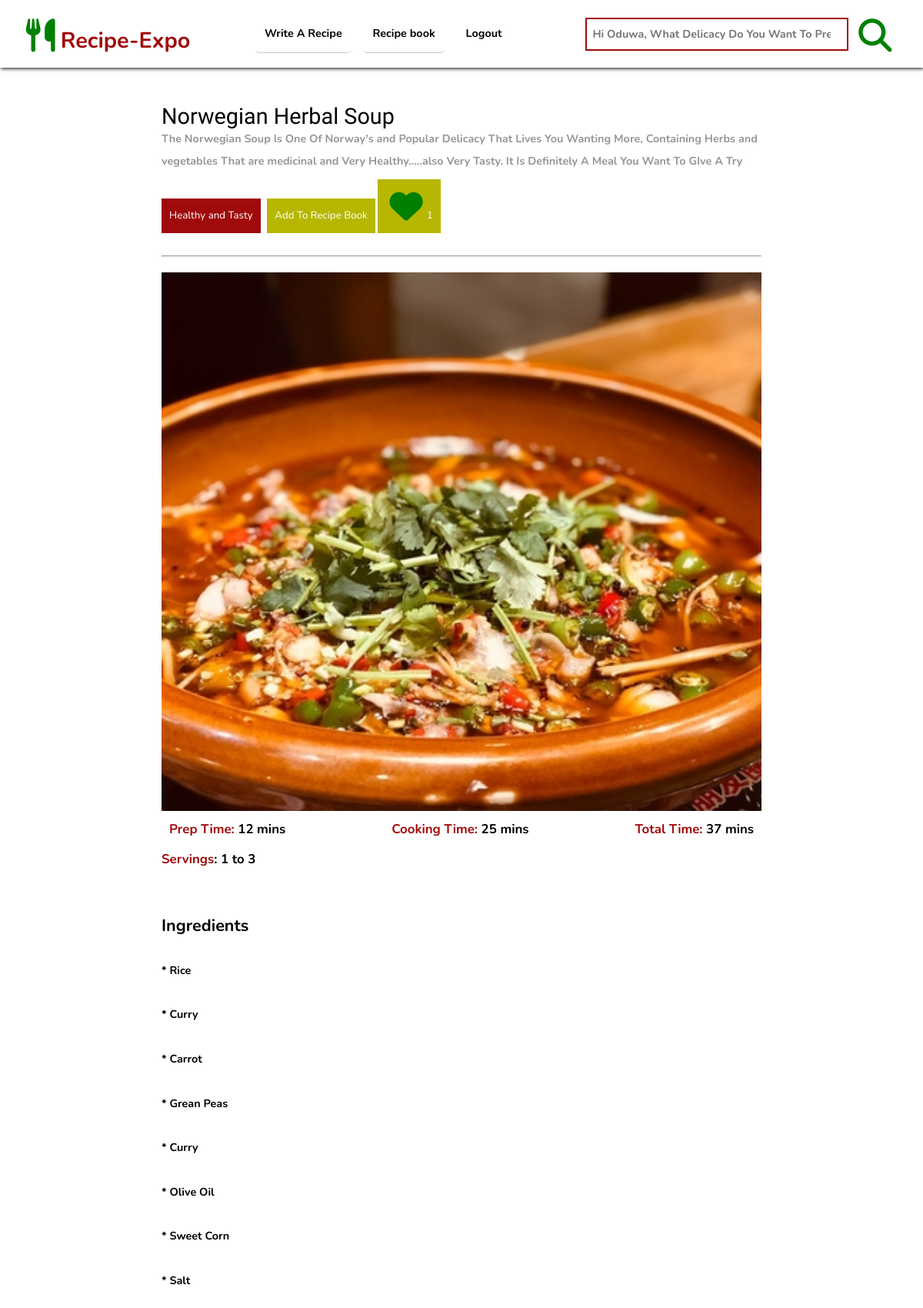
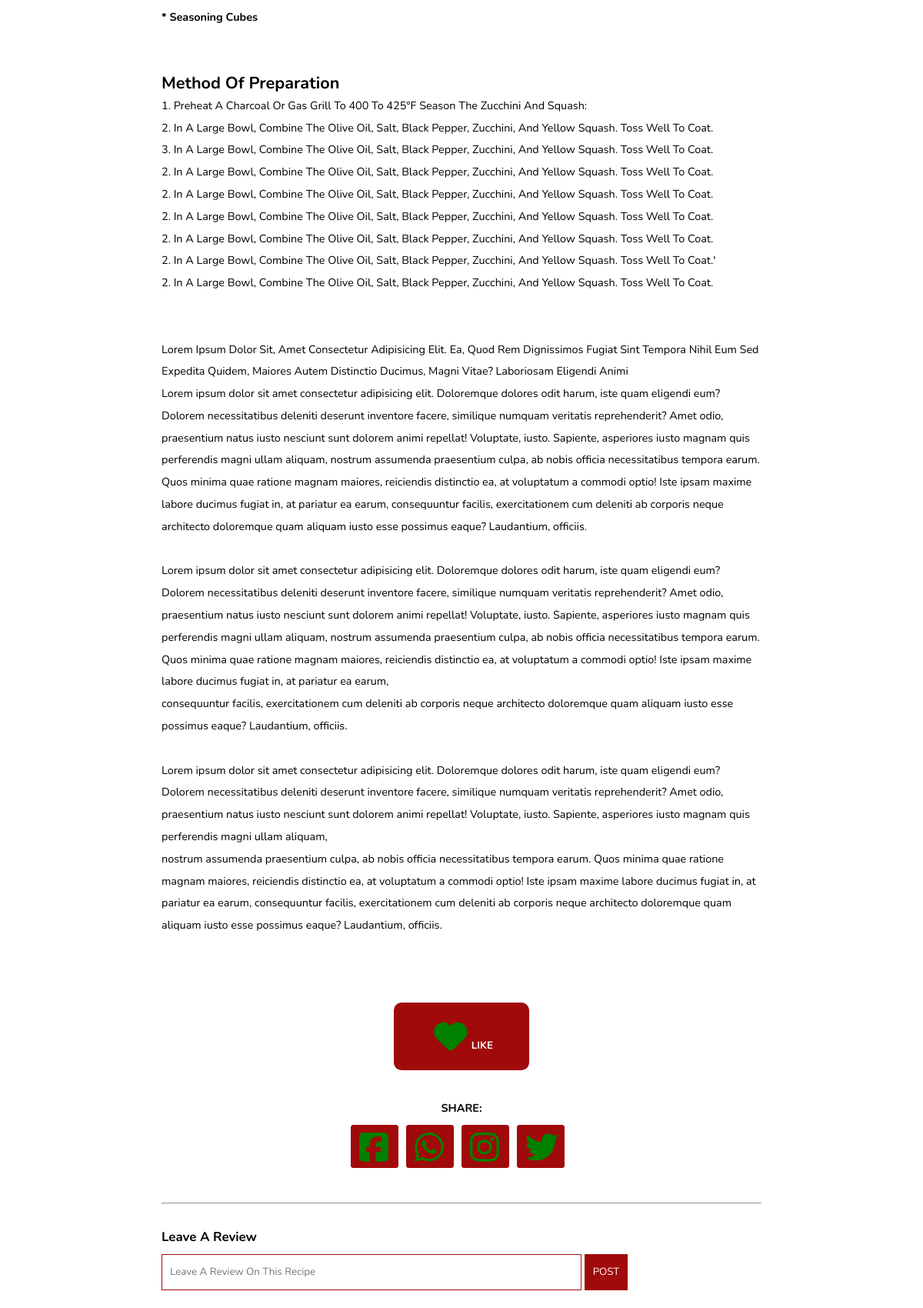
/recipes/norwegian-herbal-soup/b69b7f604b254b958455c6108569d13b/ (signed in, upper part), run on the app's committed database (2 pictures, top to bottom).
### recipes/models.py (models this page shows, shortened)
class Recipe(models.Model):
    recipe_categories = (
        ('Dessert','Dessert'),
        ('Drinks','Drinks'),
        ('Healthy and Tasty', 'Healthy and Tasty'),
        ('Native', 'Native'),
        ('Pastries', 'Pastries'),
        ('Soup','Soup'),
        ('Veggies', 'Veggies'),
    )
    servings  = (
        ("1 to 3","1 to 3"),
        ("3 to 5","3 to 5"),
        ("5 to 7","5 to 7"),
        ("more Than 7", "more Than 7"),
    )
    user = models.ForeignKey(User,on_delete=models.SET_NULL, related_name = "my_recipes", null = True)
    recipe_name = models.CharField(max_length=200)
    recipe_info = models.TextField(max_length=1000, help_text="Give Some Information About This recipe", blank=True, null = True)
    recipe_image = ResizedImageField(size = [600,600],upload_to = "uploads/recipe_images", force_format = "jpeg", quality = 100)
    recipe_preparation = RichTextField()
    preparation_time = models.IntegerField(help_text="Time to prepare the ingredients, e.g 10 (for 10 minutes)")
    cooking_time = models.IntegerField(help_text="Time to cook the ingredients, e.g 10 (for 10 minutes)")
    category = models.CharField(choices=recipe_categories, max_length=20)
    serving = models.CharField(choices = servings, max_length=15)
    created = models.DateTimeField(auto_now_add=True, blank = True, null = True, editable=False)
    updated = models.DateTimeField(auto_now = True, blank = True, null = True, editable=False)
    youtube_video_url = EmbedVideoField(blank = True, null =True)
    id = models.UUIDField(default=uuid.uuid4, unique = True, primary_key=True)
    slug = models.SlugField(unique = True, max_length = 200)
    class Meta:
        ordering = ['-created']
    def get_recent_comments(self):
        comments = self.comments.all()[0:5]
        return comments
    def added_to_recipe_book(self,user):
        if RecipeBook.objects.filter(user=user, recipes=self).exists():
            return True
        else:
            return False
    def num_of_likes(self):
        likes = self.recipe_likes
        likes = likes.count()
        return likes
    def already_liked_recipe(self,user):
        if Like.objects.filter(user = user, recipe = self).exists():
            return True
        else:
            return False

### recipes/views.py (the view)
# urls.py: path("<str:slug>/<str:id>/", single_recipe, name = "single_recipe"),
def single_recipe(request, slug, id):
    try:
        recipe = Recipe.objects.get(id = id)
    except:
        return HttpResponseNotFound()
    total_time = recipe.preparation_time + recipe.cooking_time
    recipe_comments = recipe.get_recent_comments()
    added_to_recipe_book = False
    liked_recipe = False
    if request.user.is_authenticated:
        added_to_recipe_book = recipe.added_to_recipe_book(request.user)
        liked_recipe = recipe.already_liked_recipe(request.user)
    if request.method == "POST":
        message = request.POST['comment_message']
        new_comment = Comment.objects.create(user=request.user, recipe=recipe, message=message)
        new_comment.save()
        return redirect("single_recipe", slug, id)
    context = {
        'recipe':recipe,
        'total_time':total_time,
        'recipe_comments':recipe_comments,
        'num_of_comments':recipe_comments.count(),
        'in_recipe_book': added_to_recipe_book,
        'liked_recipe':liked_recipe,
    }
    return render(request,"recipes/single-recipe.html", context)

### recipes/templates/recipes/single-recipe.html (shortened to what this page needs)
{% extends 'home.html' %}
{% load static %}
{%load embed_video_tags%}
    {%block styles%}
    <link rel="stylesheet" href="{% static 'styles/single-recipe.css'%}">
    {%endblock styles%}
    {%block content%}
    <br>
    <main>
        <div class="single-recipe-wrapper">
            <div class="recipe-details">
                <h1 class="recipe-name">{{recipe.recipe_name}}</h1>
                <h4 class=" faint">{{recipe.recipe_info}}</h4>
                <button>{{recipe.category}}</button>
                {%if recipe.user == user%}
                <button><a href=" {%url 'update_recipe' recipe.id %} " style="color: white;">Update Recipe</a></button>
                {%else%}
                    {%if in_recipe_book%}
                        <form action=" {% url 'remove_recipe' %} " method="post">
                            {%csrf_token%}
                            <input type="hidden" value="{{recipe.id}}" name = "recipe_id">
                            <button>Remove From Recipe Book</button>
                        </form>
                    {%else%}
                        <form action=" {% url 'add_to_recipe_book' %} " method="post">
                            <button>Add To Recipe Book</button>
                        </form>
                    {%endif%}
                {%endif%}
                <button> <i class="fa fa-heart"></i> {{recipe.num_of_likes}}</button>
            </div>
            <br>
            <hr>
            <div class="recipe-featured-image">
                <img src="{{recipe.recipe_image.url}}" alt="">
            </div>
            <div class="preparation-info">
                <div class="time-field">
                   <div class="time">
                       <h3><span>Prep Time:</span> {{recipe.preparation_time}} mins</h3>
                   </div>
                   <div class="time">
                       <h3><span>Cooking Time:</span> {{recipe.cooking_time}} mins</h3>
                   </div>
                   <div class="time">
                       <h3><span>Total Time:</span> {{total_time}} mins</h3>
                   </div>
                </div>
                <h3><span>Servings</span>: {{recipe.serving}}</h3>
            </div>
            <br><br>
            <div class="">
                {{recipe.recipe_preparation|safe}}
            </div>
            <div class="youtube-video-wrapper">
                <br>
            </div>
            {% if liked_recipe %}
            {% else %}
                <section class="likes">
                    <br><br>
                    <form action=" {% url 'like_recipe' recipe.id%} " method="post">
                        <button type="submit"><i class="fa fa-heart"></i> LIKE</button>
                    </form>
                </section>
            {% endif %}
            <div class="share-links-wrapper">
                <h4>SHARE: </h4>
                <div class="links">
                    <a href="https://www.facebook.com/sharer/sharer.php?u=127.0.0.1:8000/recipes/{{recipe.slug}}/{{recipe.id}}" class="share_link" title = "{{recipe.recipe_name}}" target="blank"><i class="fa fa-facebook-square"></i></a>
                    <a href="" class="share_link"><i class="fa fa-whatsapp"></i></a>
                    <a href="" class="share_link"><i class="fa fa-instagram"></i></a>
                    <a href="" class="share_link"><i class="fa fa-twitter"></i></a>
                </div>
            </div>
            <section class="comments">
                <hr> <br>
                <h3>Leave A Review</h3>
                {%if user.is_authenticated%}
                    <form action="" method = "POST">
                        <input type="text" placeholder="Leave A Review On This Recipe" name="comment_message">
                        <input type="submit" value="POST">
                    </form>
                {%else%}
                <p> Pls <strong><a href=" {% url 'login' %} " style="color: #a00a0a;">Login </a></strong> or <strong><a href=" {% url 'sign_up' %} " style="color: #a00a0a;">Sign Up</a></strong> To Leave A Review On This Recipe</p>
                {%endif%}
            </section>
        </div>
    </main>
    {%endblock content%}

### templates/home.html (shortened to what this page needs)
{%load static%}
<!DOCTYPE html>
<html lang="en">
<head>
    <link rel="stylesheet" href="{% static 'styles/general.css'%}">
    {%block styles%}{%endblock styles%}
</head>
<body>
    <header>
        <h1><a href=" {% url 'home' %} "><i class="fa fa-utensils"></i>Recipe-Expo</a></h1>
        <nav class="navbar">
            <a href=" {% url 'create_recipe' %} ">Write A Recipe</a>
            <a href=" {% url 'recipe_book' %} ">Recipe book</a>
            {%if user.is_authenticated%}
            <a href=" {% url 'logout'%} ">Logout</a>
            {%else%}
            <a href=" {% url 'sign_up'%} ">Sign Up</a>
            <a href=" {% url 'login' %} ">Login</a>
            {%endif%}
        </nav>
            <form action=" {% url 'search_recipe' %} " method="post" class="search-bar">
                {%if user.is_authenticated%}
                <input type="search" name="search_input" placeholder="Hi {{user.username}}, What Delicacy Do You Want To Prepare?... " required>
                {%else%}
                <input type="search" name="search_input" placeholder="What Delicacy Do You Wanna prepare?... " required>
                {%endif%}
                <button type="submit">
                    <i class="fa fa-search"></i></button>
            </form>
    </header>
    {%block content%}{%endblock content%}
</body>
</html>

### static/styles/general.css (style rules this page uses)
input[type='search']::placeholder { text-transform: capitalize; }
* { margin: 0; padding: 0; -webkit-box-sizing: border-box; box-sizing: border-box; outline: none; text-decoration: none; list-style: none; font-family: 'Nunito', sans-serif; scroll-padding-top: 80px; scroll-behavior: smooth; line-height: 2rem; }
html { font-size: 80%; }
header { background-color: white; position: relative; top: 0; left: 0; right: 0; display: -webkit-box; display: -ms-flexbox; display: flex; -webkit-box-pack: justify; -ms-flex-pack: justify; justify-content: space-between; -webkit-box-align: center; -ms-flex-align: center; align-items: center; padding: 1.2em .8em; -webkit-box-shadow: 1px 1px 5px black; box-shadow: 1px 1px 5px black; z-index: 999; }
header h1 a { color: #a00a0a; }
.navbar { position: absolute; top: -100vh; -webkit-transition: .5s; transition: .5s; z-index: 2; background-color: #a00a0a; color: white; }
.navbar a { padding: 10px 12px; font-weight: bold; -webkit-transition: .4s; transition: .4s; color: white; display: block; border-bottom: 1px solid #c8c8c8; }
.navbar a:last-child { border-bottom: none; }
.search-bar { -ms-flex-preferred-size: 35%; flex-basis: 35%; margin-right: 10px; display: -webkit-box; display: -ms-flexbox; display: flex; -webkit-box-align: center; -ms-flex-align: center; align-items: center; -webkit-box-pack: center; -ms-flex-pack: center; justify-content: center; width: 100%; height: 100%; text-align: center; }
.search-bar input { padding: 5px 7px; border: 2px solid #a00a0a; border-radius: 10epx; width: 100%; font-weight: bolder; font-size: 1rem; }
.search-bar button { border: none; background: none; font-size: 1.5rem; margin-left: 8px; -webkit-transition: .4s; transition: .4s; cursor: pointer; }
@media (min-width: 700px) { header { padding: 1.3em 2em; } }
@media (min-width: 800px) { .navbar { position: initial; top: auto; text-align: center; background-color: white; } }
@media (min-width: 800px) { .navbar a { display: inline-block; color: black; margin-right: 12px; border-radius: 5px; } }
.recipe-name { font-family: 'Frank Ruhl Libre'; font-weight: lighter; }
.fa { font-size: 3rem; width: 50px; height: 50px; position: relative; color: green; padding: 5px; }
@media (min-width: 700px) { html { font-size: 90%; } }

### static/styles/single-recipe.css (style rules this page uses)
.faint { color: #969696; }
.single-recipe-wrapper { padding: 20px 10px; width: 100%; margin: auto; max-width: 800px; }
.recipe-details form { display: inline-block; margin-left: 5px; }
.recipe-details button { margin-top: 10px; background: #a00a0a; color: white; padding: 8px 10px; border: none; -webkit-transition: .4s; transition: .4s; }
.recipe-details button:last-child { background: #b7b701; cursor: pointer; }
.recipe-featured-image { width: 100%; max-width: 800px; height: 700px; margin-top: 20px; }
.recipe-featured-image img { width: 100%; height: 100%; -o-object-fit: cover; object-fit: cover; -o-object-position: center; object-position: center; }
.preparation-info { width: 100%; }
.preparation-info span { color: #a00a0a; }
.preparation-info .time-field { display: -webkit-box; display: -ms-flexbox; display: flex; -ms-flex-wrap: wrap; flex-wrap: wrap; -webkit-box-pack: justify; -ms-flex-pack: justify; justify-content: space-between; -webkit-box-align: center; -ms-flex-align: center; align-items: center; padding: 10px; }
.likes { width: 100%; text-align: center; }
.likes form button { padding: 15px 45px; font-weight: bolder; background-color: #a00a0a; color: white; border: 2px solid #a00a0a; border-radius: 10px; -webkit-transition: .3s; transition: .3s; cursor: pointer; }
.share-links-wrapper { margin-top: 20px; padding: 15px; }
.share-links-wrapper h4 { font-weight: bolder; text-align: center; }
.share-links-wrapper .links { display: -webkit-box; display: -ms-flexbox; display: flex; -webkit-box-align: center; -ms-flex-align: center; align-items: center; -webkit-box-pack: center; -ms-flex-pack: center; justify-content: center; margin-top: 7px; }
.share-links-wrapper a { padding: 1px 5px; border-radius: 3px; background-color: #a00a0a; margin-right: 10px; color: white; -webkit-transition: .3s; transition: .3s; font-weight: bold; border: 1px solid #a00a0a; font-size: 1.3rem; }
.comments { margin-top: 30px; }
.comments h3 { margin-bottom: 8px; }
.comments form { width: 100%; }
.comments form input[type=text] { width: 70%; padding: 8px 10px; border: 1px solid #a00a0a; }
.comments form input[type=submit] { padding: 9px 11px; background: #a00a0a; color: white; border: none; }

### data on the page
Recipe: recipe_name "Norwegian Herbal Soup", recipe_info "The Norwegian Soup Is One Of Norway's and Popular Delicacy That Lives You Wanting More, Containing Herbs and vegetables That are medicinal and Very Healthy.....also Very Tasty. It Is Definitely A Meal You Want To GIve A Try", category "Healthy and Tasty", num_of_likes "1", recipe_image (picture), preparation_time "12", cooking_time "25", serving "1 to 3", recipe_preparation "Ingredients * Rice * Curry * Carrot * Grean Peas * Curry * Olive Oil * Sweet Corn * Salt * Seasoning Cubes Method Of Preparation 1. Preheat A Charcoal Or Gas Grill To 400 To 425°F Season The Zucchini And Squash: 2. In A Large Bowl, Combine The Olive Oil, Salt, Black Pepper, Zucchini, And Yellow Squash. Toss Well To Coat. 3. In A Large Bowl, Combine The Olive Oil, Salt, Black Pepper, Zucchini, And Yellow Squash. Toss Well To Coat. 2. In A Large Bowl, Combine The Olive Oil, Salt, Black Pepper, Zucchini, And Yellow Squash. Toss Well To Coat. 2. In A Large Bowl, Combine The Olive Oil, Salt, Black Pepper, Zucchini, And Yellow Squash. Toss Well To Coat. 2. In A Large Bowl, Combine The Olive Oil,…"

### other printed values
{{ total_time }} "37"
